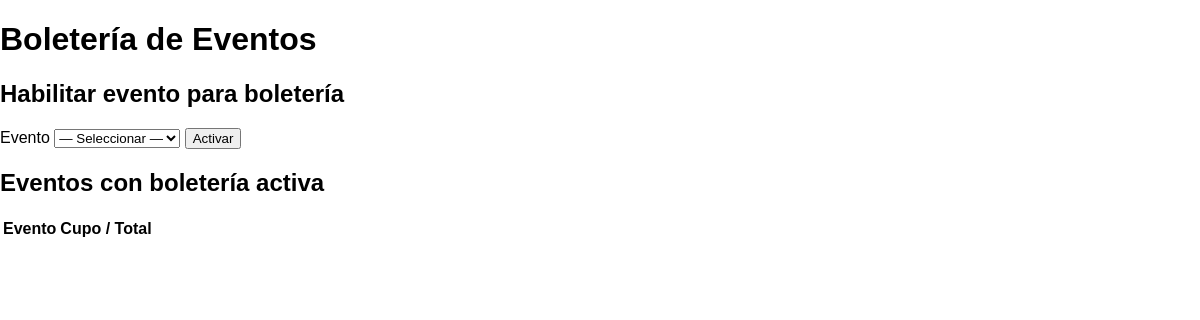
Page /tickets.php (signed in) on the earlier database version.
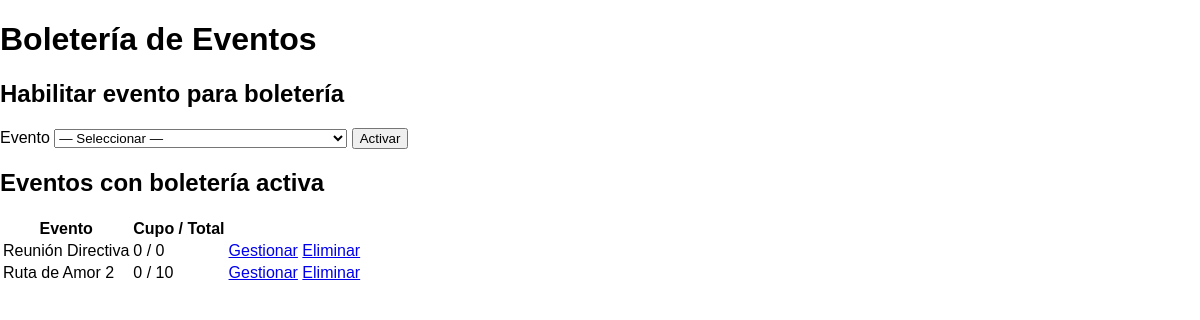
Same page on the later database version.
### tables this page shows
CREATE TABLE `eventos` (
  `id_evento` int(11) NOT NULL,
  `nombre_evento` varchar(100) NOT NULL,
  `lugar` varchar(100) DEFAULT NULL,
  `descripcion` text DEFAULT NULL,
  `observacion` text DEFAULT NULL,
  `id_estado_previo` int(11) DEFAULT NULL,
  `id_estado_final` int(11) DEFAULT NULL,
  `id_tipo` int(11) DEFAULT NULL,
  `encargado` int(11) DEFAULT NULL,
  `es_general` tinyint(1) DEFAULT 0,
  `boleteria_activa` tinyint(1) DEFAULT NULL COMMENT '1 = boletería habilitada; 0/NULL = deshabilitada',
  `fecha_hora_inicio` timestamp NULL DEFAULT NULL,
  `fecha_hora_termino` timestamp NULL DEFAULT NULL
);

### tickets.php (the view, shortened to what this page needs)
<?php
require 'conexion.php';
$activeEvt = $pdo->query("
      SELECT  e.id_evento,
              e.nombre_evento,
              COALESCE(SUM(et.cupo_ocupado),0) AS ocupados,
              COALESCE(SUM(et.cupo_total),0)  AS cupo_total
        FROM  eventos            e
   LEFT JOIN  eventos_tickets   et ON et.id_evento = e.id_evento
       WHERE  e.boleteria_activa = 1
    GROUP BY  e.id_evento
    ORDER BY  e.fecha_hora_inicio DESC
")->fetchAll(PDO::FETCH_ASSOC);
?>
<!DOCTYPE html><html lang="es"><head>
  <link rel="stylesheet" href="styles/main.css">
</head><body>
<h1>Boletería de Eventos</h1>
<section>
  <h2>Habilitar evento para boletería</h2>
  <form method="post">
    <label>Evento
      <select name="id_evento" required>
        <option value="">— Seleccionar —</option>
      </select>
    </label>
    <button name="activar_evt" value="1">Activar</button>
  </form>
</section>
<section>
  <h2>Eventos con boletería activa</h2>
  <table>
    <thead>
      <tr><th>Evento</th><th>Cupo / Total</th><th></th></tr>
    </thead>
    <tbody>
      <?php foreach ($activeEvt as $e): ?>
        <tr>
          <td><?=htmlspecialchars($e['nombre_evento'])?></td>
          <td><?=$e['ocupados']?> / <?=$e['cupo_total']?></td>
          <td>
            <a href="ticket_detalle.php?evt=<?=$e['id_evento']?>">Gestionar</a>
            <a href="?set_evt=<?=$e['id_evento']?>&on=0">Eliminar</a>
          </td>
        </tr>
      <?php endforeach ?>
    </tbody>
  </table>
</section>
</body></html>

Differences in the rows shown:
now on this page (row edited): eventos: nombre_evento "Reunión Directiva", ocupados "0", cupo_total "0"
now on this page (row edited): eventos: nombre_evento "Ruta de Amor 2", ocupados "0", cupo_total "10"
